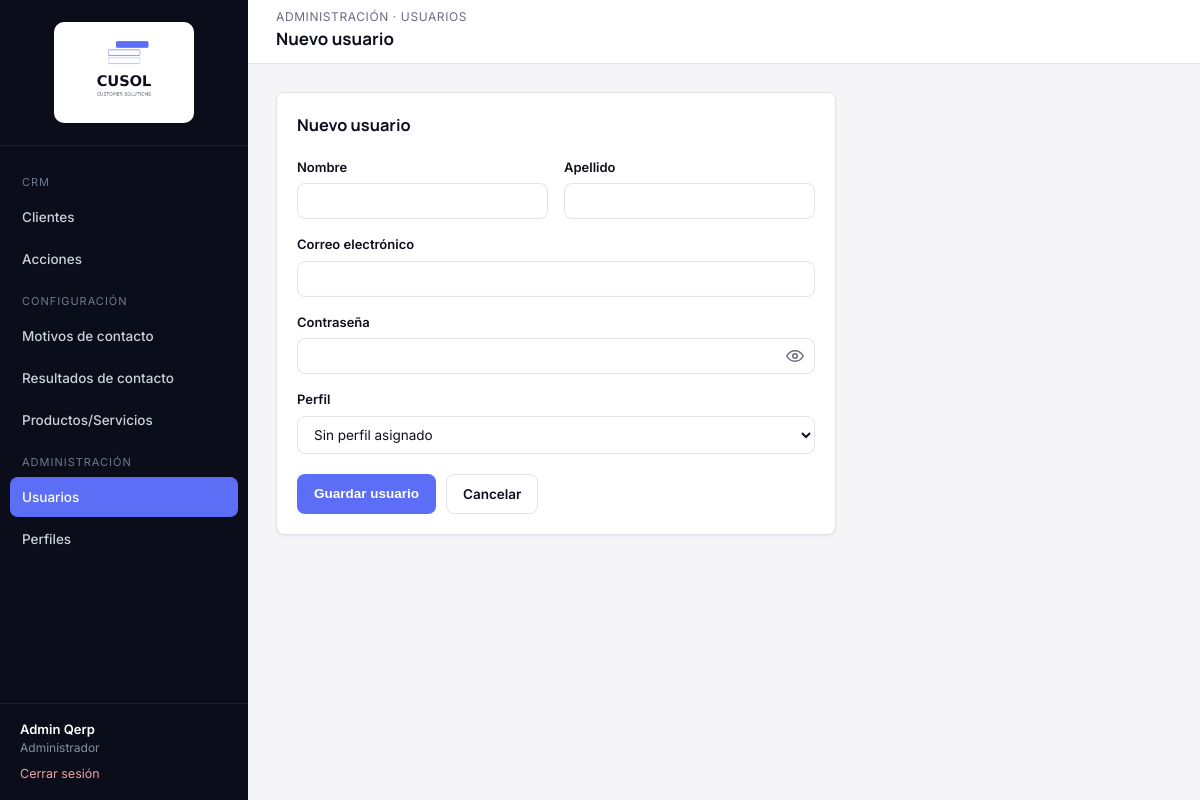
The page /modules/usuarios/nuevo.php (signed in) on the database its author committed.
### tables this page shows
CREATE TABLE qerp_secciones (
  id INT PRIMARY KEY AUTO_INCREMENT,
  nombre VARCHAR(100) NOT NULL,
  slug VARCHAR(100) NOT NULL UNIQUE,
  icono VARCHAR(50) DEFAULT NULL,
  grupo VARCHAR(50) NOT NULL DEFAULT 'General',
  orden INT DEFAULT 0
);

CREATE TABLE qerp_perfiles (
  id INT PRIMARY KEY AUTO_INCREMENT,
  nombre VARCHAR(50) NOT NULL,
  descripcion VARCHAR(255) DEFAULT NULL,
  activo TINYINT(1) NOT NULL DEFAULT 1,
  solo_ve_sus_clientes TINYINT(1) NOT NULL DEFAULT 0,
  creado_en DATETIME DEFAULT CURRENT_TIMESTAMP
);

### includes/funciones.php (called while the page is built, shortened)
<?php
function estaLogueado(): bool
{
    return isset($_SESSION['usuario_id']);
}
function usuarioActual(): ?array
{
    return [
        'id'         => $_SESSION['usuario_id'],
        'nombre'     => $_SESSION['usuario_nombre'],
        'apellido'   => $_SESSION['usuario_apellido'],
        'mail'       => $_SESSION['usuario_mail'],
        'perfil_id'  => $_SESSION['perfil_id'],
        'perfil'     => $_SESSION['perfil_nombre'],
    ];
}
function tienePermiso(PDO $pdo, string $slugSeccion, string $accion = 'ver'): bool
{
    $accionesValidas = ['ver', 'crear', 'editar', 'eliminar'];
    static $cache = [];
    $clave = $_SESSION['perfil_id'] . '-' . $slugSeccion;
    if (!isset($cache[$clave])) {
        $stmt = $pdo->prepare(
            "SELECT pp.ver, pp.crear, pp.editar, pp.eliminar
             FROM qerp_perfil_permisos pp
             INNER JOIN qerp_secciones s ON s.id = pp.seccion_id
             WHERE pp.perfil_id = :perfil_id AND s.slug = :slug
             LIMIT 1"
        );
        $stmt->execute([
            ':perfil_id' => $_SESSION['perfil_id'],
            ':slug'      => $slugSeccion,
        ]);
        $cache[$clave] = $stmt->fetch() ?: ['ver' => 0, 'crear' => 0, 'editar' => 0, 'eliminar' => 0];
    }
    return (bool) $cache[$clave][$accion];
}
function requerirPermiso(PDO $pdo, string $slugSeccion, string $accion = 'ver'): void
{
    if (!tienePermiso($pdo, $slugSeccion, $accion)) {
        http_response_code(403);
        include __DIR__ . '/../includes/403.php';
        exit;
    }
}
function e(?string $valor): string
{
    return htmlspecialchars($valor ?? '', ENT_QUOTES, 'UTF-8');
}
function obtenerSeccionesMenu(PDO $pdo): array
{
    $stmt = $pdo->query('SELECT * FROM qerp_secciones ORDER BY orden ASC');
    return $stmt->fetchAll();
}

### modules/usuarios/nuevo.php (the view, shortened to what this page needs)
<?php
require_once __DIR__ . '/../../config/conexion.php';
require_once __DIR__ . '/../../includes/funciones.php';
requerirPermiso($pdo, 'usuarios', 'crear');
$slugSeccionActual = 'usuarios';
$datos = ['nombre' => '', 'apellido' => '', 'mail' => '', 'perfil_id' => ''];
$perfiles = $pdo->query("SELECT id, nombre FROM qerp_perfiles WHERE activo = 1 ORDER BY nombre")->fetchAll();
include __DIR__ . '/../../includes/header.php';
?>
<div class="card" style="max-width:560px;">
    <div class="card-header"><h3>Nuevo usuario</h3></div>
    <form method="post">
        <div class="fila-form">
            <div class="campo">
                <label for="nombre">Nombre</label>
                <input type="text" id="nombre" name="nombre" value="<?= e($datos['nombre']) ?>" required>
            </div>
            <div class="campo">
                <label for="apellido">Apellido</label>
                <input type="text" id="apellido" name="apellido" value="<?= e($datos['apellido']) ?>" required>
            </div>
        </div>
        <div class="campo">
            <label for="mail">Correo electrónico</label>
            <input type="email" id="mail" name="mail" value="<?= e($datos['mail']) ?>" required>
        </div>
        <div class="campo">
            <label for="password">Contraseña</label>
            <div class="input-password">
                <input type="password" id="password" name="password" required minlength="6">
                <?php include __DIR__ . '/../../includes/boton-ojo.php'; ?>
            </div>
        </div>
        <div class="campo">
            <label for="perfil_id">Perfil</label>
            <select id="perfil_id" name="perfil_id">
                <option value="">Sin perfil asignado</option>
            </select>
        </div>
        <div style="display:flex; gap:10px; margin-top:20px;">
            <button type="submit" class="btn btn-primary">Guardar usuario</button>
            <a href="index.php" class="btn btn-outline">Cancelar</a>
        </div>
    </form>
</div>
<?php include __DIR__ . '/../../includes/footer.php'; ?>

### includes/sidebar.php (shortened to what this page needs)
<?php
$usuario = usuarioActual();
$secciones = obtenerSeccionesMenu($pdo);
$slugActual = $slugSeccionActual ?? '';
$grupos = [];
foreach ($secciones as $s) {
    $grupos[$s['grupo'] ?? 'General'][] = $s;
}
$ordenGrupos = ['CRM', 'Configuración', 'Administración'];
?>
<aside class="qerp-sidebar" id="qerpSidebar">
    <div class="brand">
        <img src="<?= QERP_URL_BASE ?>/assets/img/logo-cusol.png" alt="CUSOL" class="logo-sidebar">
    </div>
    <nav class="qerp-nav">
        <?php foreach ($ordenGrupos as $grupo): ?>
            <?php
                $items = array_filter($grupos[$grupo] ?? [], fn($s) => tienePermiso($pdo, $s['slug'], 'ver'));
            ?>
            <div class="seccion-titulo"><?= e($grupo) ?></div>
            <?php foreach ($items as $s): ?>
                <a href="<?= QERP_URL_BASE ?>/modules/<?= e($s['slug']) ?>/index.php"
                   class="<?= $slugActual === $s['slug'] ? 'activo' : '' ?>">
                    <?= e($s['nombre']) ?>
                </a>
            <?php endforeach; ?>
        <?php endforeach; ?>
    </nav>
    <div class="usuario-box">
        <div class="nombre"><?= e($usuario['nombre'] . ' ' . $usuario['apellido']) ?></div>
        <div class="perfil"><?= e($usuario['perfil']) ?></div>
        <a class="salir" href="<?= QERP_URL_BASE ?>/login/logout.php">Cerrar sesión</a>
    </div>
</aside>

### assets/css/style.css (style rules this page uses)
:root { --bg: #F5F5F8; --surface: #FFFFFF; --ink: #0E0F1C; --muted: #6B6C80; --border: #E2E2EA; --navy: #0C0D1A; --navy-light: #1B1D2E; --navy-hover: #262940; --accent: #5B6EF5; --accent-light: #ECEEFE; --accent-hover: #3A4FD4; --danger: #DC2626; --danger-light: #FDECEC; --success: #15803D; --success-light: #E9F7EE; --warning: #B45309; --warning-light: #FEF3E2; --radius: 8px; --shadow-sm: 0 1px 2px rgba(16, 24, 38, 0.06); --shadow-md: 0 4px 16px rgba(16, 24, 38, 0.08); --sidebar-w: 248px; --header-h: 64px; }
* { box-sizing: border-box; }
html, body { margin: 0; padding: 0; background: var(--bg); color: var(--ink); font-family: 'Inter', -apple-system, BlinkMacSystemFont, 'Segoe UI', sans-serif; font-size: 14px; line-height: 1.5; }
h1, h2, h3, h4 { font-family: 'Manrope', 'Inter', sans-serif; font-weight: 700; color: var(--ink); margin: 0 0 4px 0; }
a { color: var(--accent); text-decoration: none; }
.qerp-sidebar { width: var(--sidebar-w); background: var(--navy); color: #C9D0DE; flex-shrink: 0; position: fixed; top: 0; left: 0; bottom: 0; display: flex; flex-direction: column; }
.qerp-sidebar .brand { display: flex; align-items: center; justify-content: center; padding: 22px 20px; border-bottom: 1px solid rgba(255,255,255,0.08); }
.logo-sidebar { width: 140px; height: auto; background: #fff; border-radius: 10px; padding: 10px 12px; }
.qerp-nav { padding: 16px 10px; flex: 1; overflow-y: auto; }
.qerp-nav .seccion-titulo { text-transform: uppercase; font-size: 11px; letter-spacing: 1px; color: #6E7890; padding: 12px 12px 6px; }
.qerp-nav a { display: flex; align-items: center; gap: 10px; padding: 10px 12px; border-radius: var(--radius); color: #C9D0DE; font-weight: 500; font-size: 13.5px; margin-bottom: 2px; }
.qerp-nav a.activo { background: var(--accent); color: #fff; }
.qerp-sidebar .usuario-box { padding: 16px 20px; border-top: 1px solid rgba(255,255,255,0.08); font-size: 13px; }
.qerp-sidebar .usuario-box .nombre { color: #fff; font-weight: 600; }
.qerp-sidebar .usuario-box .perfil { color: #8590A6; font-size: 12px; }
.qerp-sidebar .usuario-box a.salir { display: inline-block; margin-top: 8px; color: #E9A3A3; font-size: 12.5px; }
.card { position: relative; background: var(--surface); border: 1px solid var(--border); border-radius: var(--radius); box-shadow: var(--shadow-sm); padding: 20px; }
.card-header { display: flex; align-items: center; justify-content: space-between; margin-bottom: 16px; }
.btn { display: inline-flex; align-items: center; gap: 6px; padding: 9px 16px; border-radius: var(--radius); border: 1px solid transparent; font-size: 13.5px; font-weight: 600; cursor: pointer; text-decoration: none !important; }
.btn-primary { background: var(--accent); color: #fff; }
.btn-outline { background: transparent; border-color: var(--border); color: var(--ink); }
label { display: block; font-size: 13px; font-weight: 600; margin-bottom: 6px; color: var(--ink); }
input[type=text], input[type=email], input[type=password], input[type=date], input[type=datetime-local], select, textarea { width: 100%; padding: 9px 12px; border: 1px solid var(--border); border-radius: var(--radius); font-size: 13.5px; font-family: inherit; color: var(--ink); background: #fff; }
.input-password { position: relative; }
.input-password input { padding-right: 40px; }
.campo { margin-bottom: 16px; }
.fila-form { display: flex; gap: 16px; }
.fila-form .campo { flex: 1; }

### rows shown on the page
qerp_secciones: nombre "Clientes"
qerp_secciones: nombre "Acciones"
qerp_secciones: nombre "Motivos de contacto"
qerp_secciones: nombre "Resultados de contacto"
qerp_secciones: nombre "Productos/Servicios"
qerp_secciones: nombre "Usuarios"
qerp_secciones: nombre "Perfiles"
qerp_perfiles: nombre "Administrador"

### other values the page prints
$grupo "CRM"
$grupo "CONFIGURACIÓN"
$grupo "ADMINISTRACIÓN"
$usuario['nombre'] . ' ' . $usuario['apellido'] "Admin Qerp"
$eyebrowPagina "ADMINISTRACIÓN · USUARIOS"
$tituloPagina "Nuevo usuario"
